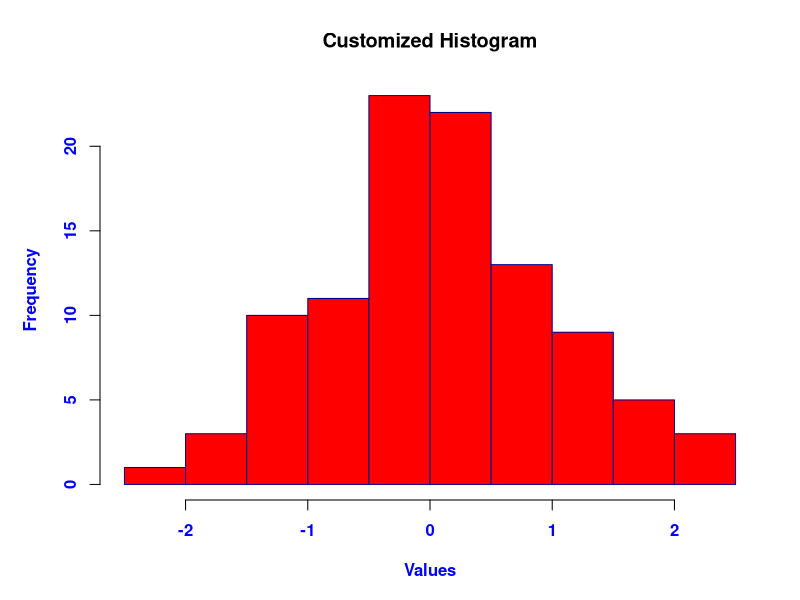
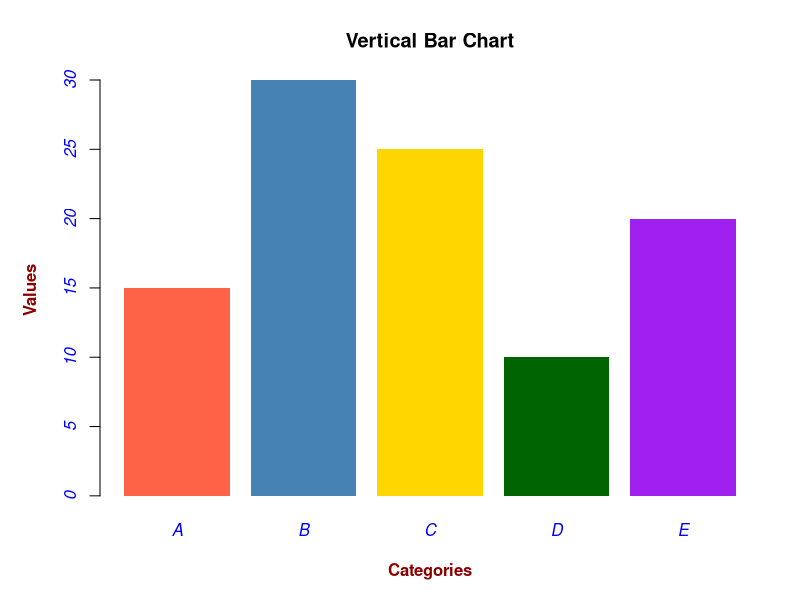
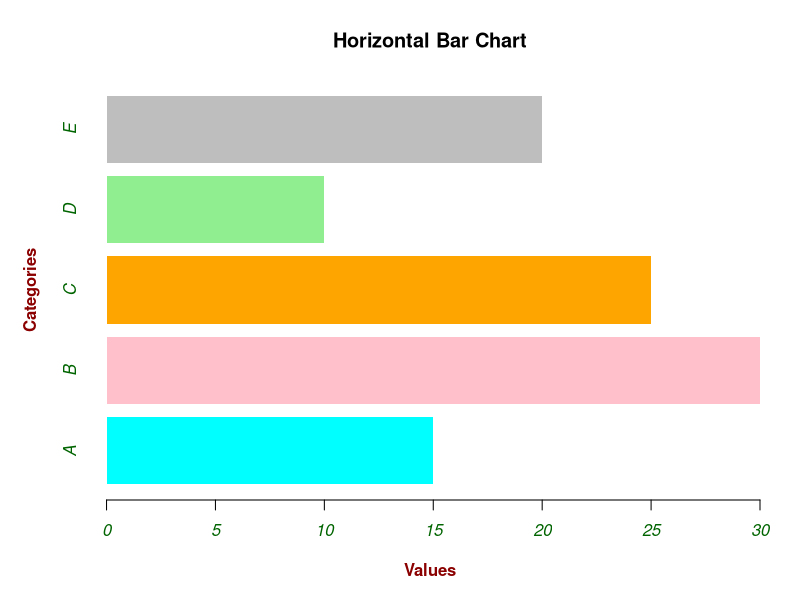
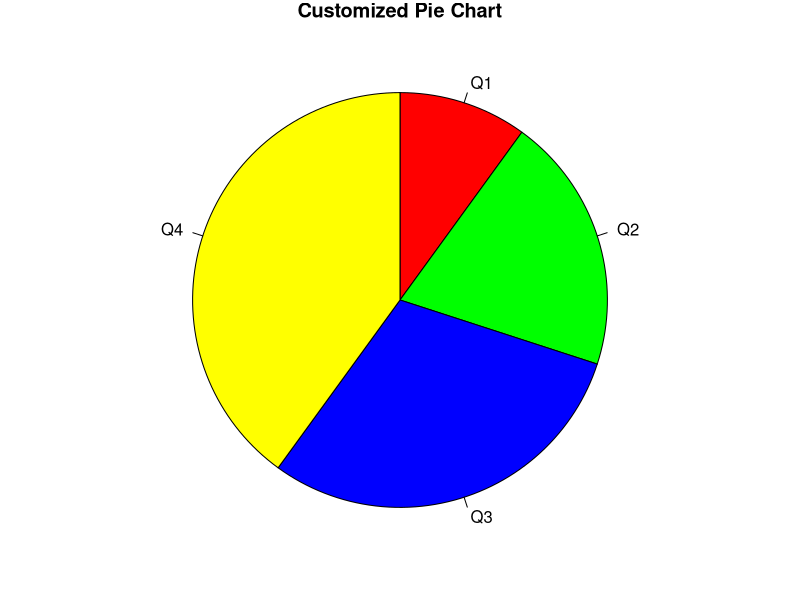
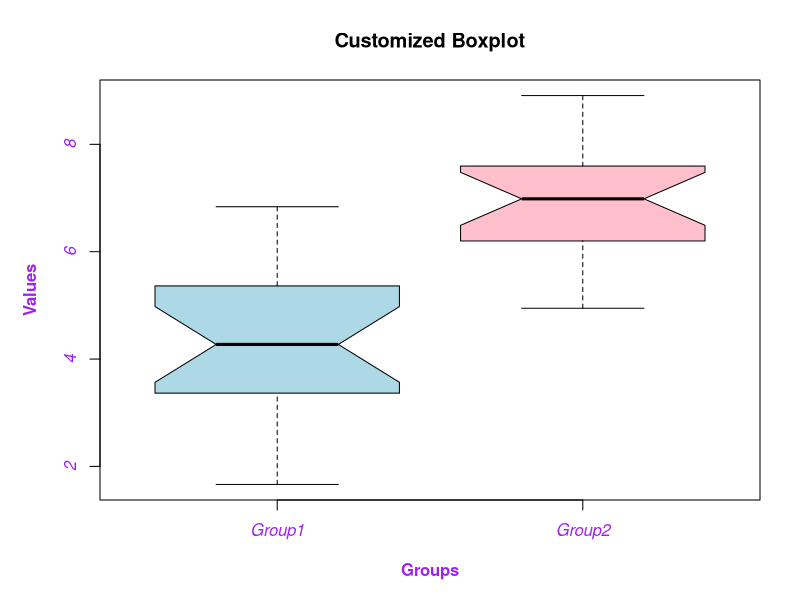
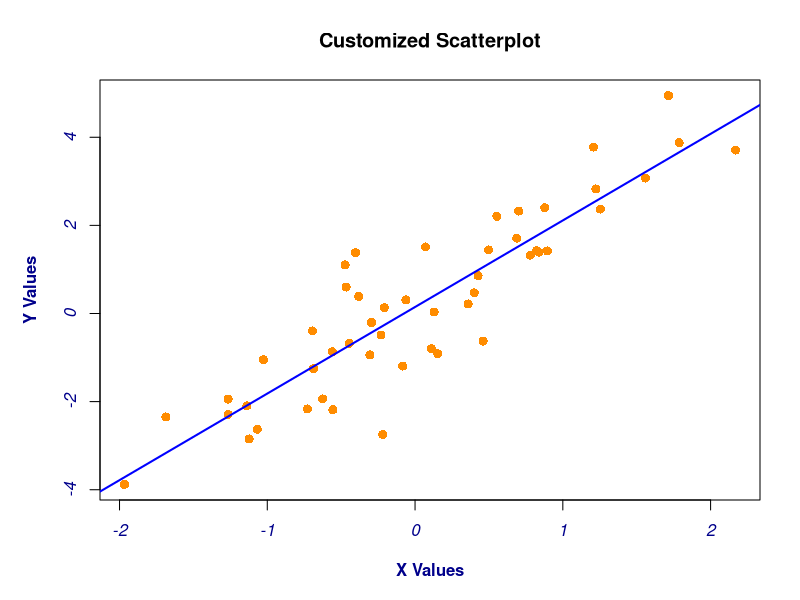
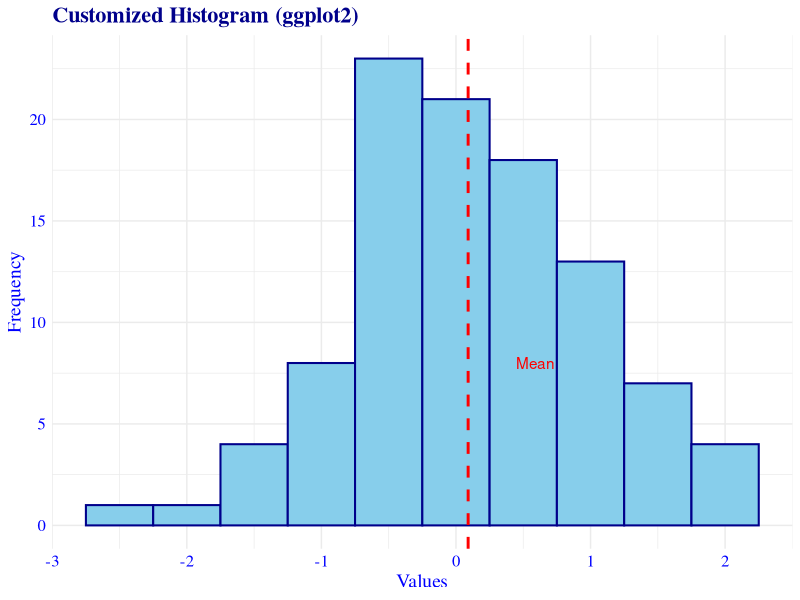

Recreate these plots in R, in order.
# Custom Histogram
set.seed(123)
data_hist <- rnorm(100)

par(mar = c(5, 5, 4, 2), col.axis = "blue", col.lab = "blue", font.axis = 2, font.lab = 2)
hist(data_hist, 
     breaks = 12, 
     col = "red", 
     main = "Customized Histogram", 
     xlab = "Values", 
     ylab = "Frequency", 
     border = "darkblue")

# Custom Vertical Barchart
data_bar <- c(15, 30, 25, 10, 20)
names(data_bar) <- c("A", "B", "C", "D", "E")

par(mar = c(5, 5, 4, 2), col.lab = "darkred", font.axis = 3)
barplot(data_bar, 
        col = c("tomato", "steelblue", "gold", "darkgreen", "purple"), 
        main = "Vertical Bar Chart", 
        xlab = "Categories", 
        ylab = "Values", 
        border = NA)

# Custom Horizontal Barchart
par(mar = c(5, 5, 4, 2), col.axis = "darkgreen", font.lab = 2)
barplot(data_bar, 
        horiz = TRUE, 
        col = c("cyan", "pink", "orange", "lightgreen", "gray"), 
        main = "Horizontal Bar Chart", 
        xlab = "Values", 
        ylab = "Categories", 
        border = NA)

# Custom Piechart
data_pie <- c(10, 20, 30, 40)
labels <- c("Q1", "Q2", "Q3", "Q4")

par(mar = c(1, 1, 1, 1))
pie(data_pie, 
    labels = labels, 
    col = c("red", "green", "blue", "yellow"), 
    main = "Customized Pie Chart", 
    clockwise = TRUE, 
    border = "black")

# Custom Boxplot
data_box <- list(Group1 = rnorm(20, mean = 5, sd = 2), Group2 = rnorm(20, mean = 7, sd = 1))

par(mar = c(5, 5, 4, 2), col.lab = "purple", col.axis = "purple", font.lab = 2)
boxplot(data_box, 
        col = c("lightblue", "pink"), 
        main = "Customized Boxplot", 
        xlab = "Groups", 
        ylab = "Values", 
        notch = TRUE)

# Custom Scatterplot
set.seed(123)
x_scatter <- rnorm(50)
y_scatter <- 2 * x_scatter + rnorm(50)

par(mar = c(5, 5, 4, 2), col.axis = "darkblue", col.lab = "darkblue", font.lab = 2)
plot(x_scatter, y_scatter, 
     col = "darkorange", 
     pch = 16, 
     main = "Customized Scatterplot", 
     xlab = "X Values", 
     ylab = "Y Values", 
     cex = 1.2)
abline(lm(y_scatter ~ x_scatter), col = "blue", lwd = 2)

# Load packages
library(ggplot2)

# Generate sample data
set.seed(123)
data_hist <- data.frame(values = rnorm(100))

# Customized Histogram with ggplot2
ggplot(data_hist, aes(x = values)) +
  geom_histogram(binwidth = 0.5, fill = "skyblue", color = "darkblue", size = 0.7) +
  theme_minimal(base_family = "serif") +  # Using serif font
  theme(
    plot.title = element_text(color = "darkblue", size = 16, face = "bold"),
    axis.title = element_text(color = "blue", size = 14),
    axis.text = element_text(color = "blue", size = 12)
  ) +
  labs(
    title = "Customized Histogram (ggplot2)",
    x = "Values",
    y = "Frequency"
  ) +
  geom_vline(aes(xintercept = mean(values)), color = "red", linetype = "dashed", size = 1) +
  annotate("text", x = mean(data_hist$values) + 0.5, y = 8, label = "Mean", color = "red")


